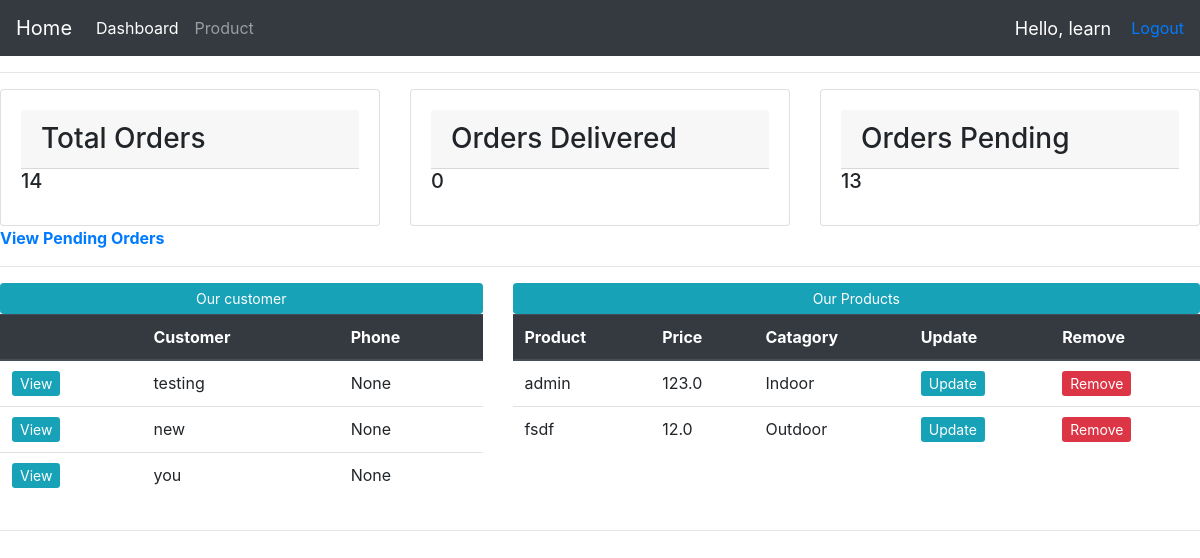
Before: / (signed in) with the older database file.
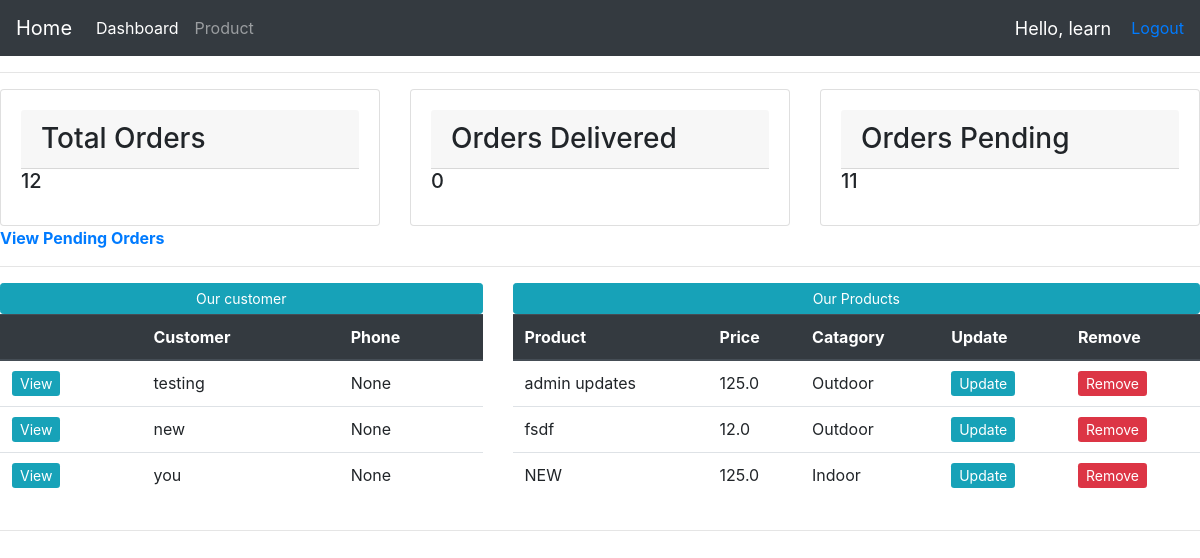
After: the same page with the newer database file.
### account/models.py (models this page shows, shortened)
class Customer(models.Model):
    user = models.OneToOneField(User, null=True , on_delete=models.CASCADE)
    name = models.CharField(max_length=200, null=True)
    phone = models.CharField(max_length=200 , null=True)
    email = models.CharField(max_length=200 , null= True)
    profile_pic = models.ImageField(default = "profile.png" ,  null = True , blank = True)
    date_created = models.DateTimeField(auto_now_add=True , null=True)

class Product(models.Model):
    CATAGORY = (
        ('Indoor' , 'Indoor'),
        ('Outdoor' , 'Outdoor')
    )
    name = models.CharField(max_length=200, null=True)
    tag = models.ManyToManyField(Tag)
    img = models.ImageField(default = "profile.png" ,  null = True , blank = True, upload_to="products")
    price = models.FloatField(null=True)
    catagory = models.CharField(max_length=200, null=True , choices=CATAGORY)
    date_created = models.DateTimeField(auto_now_add=True , null=True)

### account/decorators.py (the view)
    def wrapper_func(request , *args , **kwargs):
        group = None
        if request.user.groups.exists():
            group = request.user.groups.all()[0].name
            if group =="customer":
                return redirect('user_page')
            if group =="admin":
                return view_func(request , *args , **kwargs)

### account/views.py (called while the page is built)
@login_required(login_url='login')
@admin_only
def home(request):
    try:
        products = Product.objects.all()
        customer = Customer.objects.all()
        total_customers = customer.count()
        order_count = Order.objects.count()
        deliverd = Order.objects.filter(status = 'Delivered').count()
        pending = Order.objects.filter(status = 'Pending').count()
        context = {'products': products , 'customer': customer , 'total_consumer':total_customers, 'order_count':order_count, 'deliverd': deliverd , 'pending': pending}
        return render(request , 'accounts/dashboard.html' , context)
    except:
        return HttpResponse('ERROR OCCURED')

### account/templates/accounts/dashboard.html
{% extends 'accounts/main.html' %}
{% block content%}
{% include 'accounts/status.html' %}
<a href="{% url 'all_orders' %}"> <b> View Pending Orders</b></a>
  <br>
  <hr>
<div class="row">
    <div class="col-sm-5">
      <a class="btn btn-info btn-sm btn-block"  href="#">Our customer</a>
      <table class="table">
        <thead class="thead-dark">
          <tr>
            <th></th>
            <th scope="col">Customer</th>
            <th scope="col">Phone</th>
          </tr>
        </thead>
        <tbody>
        {% for cust in customer %}
          <tr>
            <td><a class="btn-sm btn-info" href="{% url 'consumer' cust.id %}">View</a></td>
            <td>{{cust.name}}</td>
            <td>{{cust.phone}}</td>
          </tr>
        {% endfor %}
        </tbody>
      </table>
    </div>
    <div class="col-sm-7">
      <a class="btn btn-info btn-sm btn-block"  href="{% url 'create_product' %}">Our Products</a>
      <table class="table">
        <thead class="thead-dark">
          <tr>
            <th scope="col">Product</th>
            <th scope="col">Price</th>
            <th scope="col">Catagory</th>
            <th scope="col">Update</th>
            <th scope="col">Remove</th>
          </tr>
        </thead>
        <tbody>
        {% for product in products %}
        <tr>
          <td>{{product.name}}</td>
          <td>{{product.price}}</td>
          <td>{{product.catagory}}</td>
          <td><a class="btn-sm btn-info" href="{% url 'update_product' product.id %}">Update</a></td>
          <td><a class="btn-sm btn-danger" href="{% url 'delete_product' product.id %}" >Remove</a></td>
        </tr>
      {% endfor %}
        </tbody>
      </table>
    </div>
  </div>
{% endblock %}

Changed rows visible on the page:
changed Product: name "admin" → "admin updates"; price "123.0" → "125.0"; catagory "Indoor" → "Outdoor"
added Product: name "NEW", price "125.0", catagory "Indoor"
Other visible differences:
{{ order_count }}: "14" → "12"
{{ pending }}: "13" → "11"
